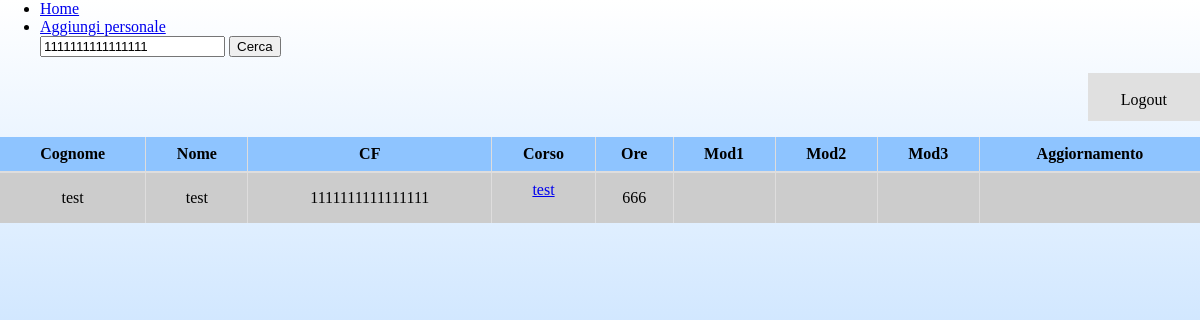
The page /DataView.php?src=1111111111111111 (signed in) on the database its author committed.
### tables this page shows
CREATE TABLE `corsi_personale` (
  `Id_Sede` int(11) NOT NULL,
  `Id_Personale` int(11) NOT NULL,
  `Id_Corso` varchar(10) NOT NULL,
  `Ore` int(11) DEFAULT NULL,
  `Mod1` date DEFAULT NULL,
  `Mod2` date DEFAULT NULL,
  `Mod3` date DEFAULT NULL,
  `Aggiornamento` date DEFAULT NULL,
  KEY `Link_Corsi_idx` (`Id_Corso`),
  KEY `Link_personale_idx` (`Id_Personale`),
  KEY `Link_Sedi_idx` (`Id_Sede`),
  CONSTRAINT `Link_Corsi` FOREIGN KEY (`Id_Corso`) REFERENCES `corsi` (`Id`) ON DELETE CASCADE ON UPDATE CASCADE,
  CONSTRAINT `Link_Sedi` FOREIGN KEY (`Id_Sede`) REFERENCES `sedi` (`id`) ON DELETE CASCADE ON UPDATE CASCADE,
  CONSTRAINT `Link_personale` FOREIGN KEY (`Id_Personale`) REFERENCES `personale` (`Id`) ON DELETE CASCADE ON UPDATE CASCADE
);

CREATE TABLE `personale` (
  `Id` int(11) NOT NULL AUTO_INCREMENT,
  `Cognome` varchar(45) DEFAULT NULL,
  `Nome` varchar(45) DEFAULT NULL,
  `DataNascita` date DEFAULT NULL,
  `ComuneNascita` varchar(45) DEFAULT NULL,
  `CF` varchar(20) DEFAULT NULL,
  PRIMARY KEY (`Id`),
  UNIQUE KEY `CF_UNIQUE` (`CF`)
);

### dbHandler.php (called while the page is built, shortened)
<?php
Class DbHandler {
  protected $conn;
  function __construct(){
    $this->servername = 'localhost';
    $this->username = 'root';
    $this->password = 'root';
    $this->dbName = 'corsisicurezzadb';
    try {
      $this->conn = new PDO("mysql:host=$this->servername;dbname=$this->dbName", $this->username, $this->password);
      $this->conn->setAttribute(PDO::ATTR_ERRMODE, PDO::ERRMODE_EXCEPTION);
    }
    catch(PDOException $e) {
      echo "Connection failed: " . $e->getMessage();
    }
  }
  public function query($query){
    try {
      $sth = $this->conn->prepare($query);
      $sth->execute();
      return $sth;
    }
    catch(PDOException $e){
      return null;
    }
  }
}
Class DataViewHandler extends DbHandler{
  private $x_pag;
  function __construct(){
    $search = $this->getSearchedText();
    $this->all_rows = $this->query($this->countQuery($search))->fetchColumn();
    $this->x_pag = $this->getRecordPerPag();
    $this->all_pages = ceil($this->all_rows / $this->x_pag);
  }
  public function buildQuery($searchText){
    $sql = "SELECT corsisicurezzadb.personale.Cognome, corsisicurezzadb.personale.Nome, corsisicurezzadb.personale.CF, corsisicurezzadb.corsi_personale.Id_Corso, corsisicurezzadb.corsi_personale.Ore, corsisicurezzadb.corsi_personale.Mod1, corsisicurezzadb.corsi_personale.Mod2, corsisicurezzadb.corsi_personale.Mod3, corsisicurezzadb.corsi_personale.Aggiornamento".
    " from corsi_personale, personale".
    " where corsisicurezzadb.corsi_personale.Id_Personale = corsisicurezzadb.personale.Id".
    " and ( personale.CF LIKE '%$searchText%'".
    " or personale.Cognome LIKE '%$searchText%'".
    " or personale.Nome LIKE '%$searchText%'".
    " or corsi_personale.Id_Corso LIKE '%$searchText%' )".
    " order by corsi_personale.Id_Corso";
    return $sql;
  }
  public function countQuery($searchText){
    $sql = "SELECT count(corsisicurezzadb.personale.Id)".
    " from corsi_personale, personale".
    " where corsisicurezzadb.corsi_personale.Id_Personale = corsisicurezzadb.personale.Id".
    " and ( personale.CF LIKE '%$searchText%'".
    " or personale.Cognome LIKE '%$searchText%'".
    " or personale.Nome LIKE '%$searchText%'".
    " or corsi_personale.Id_Corso LIKE '%$searchText%' )";
    return $sql;
  }
  public function getSearchedText(){
    return $_GET['src'];
  }
  public function getPag(){
    $pag = isset($_GET['pag']) ? $_GET['pag'] : 1;
    return $pag;
  }
  public function getRecordPerPag(){
    $x_pag = isset($_GET['rpp']) ? $_GET['rpp'] : 20;
    return $x_pag;
  }
  public function search(){
    $first = ($this->getPag()-1) * $this->x_pag;
    $sth = $this->query($this->buildQuery($this->getSearchedText()).' LIMIT '.$first.', '.$this->x_pag);
    $tab = [];
    while($r = $sth->fetch(PDO::FETCH_ASSOC))
      array_push($tab, $r);
    return $tab;
  }
}
Class UserHandler extends DbHandler{
  public function getAcLv(){
    return $_SESSION["accessLv"];
  }
}
?>

### DataView.php (the view, shortened to what this page needs)
<html>
<head>
    <link rel="stylesheet" type="text/css" href="css/style.css">
</head>
<body>
    <div class="">
        <div class="">
            <ul class="">
                <li>
                    <a href="index.html">Home</a>
                </li>
                <?php
                require_once('dbHandler.php');
                $u = new UserHandler();
                $lv = $u->getAcLv();
                if ($lv > 0)
                  echo '<li><a href="addPersonale.php">Aggiungi personale</a></li>';
                ?>
                <form action="DataView.php" method="get">
                    <input type="text" name="src" placeholder="Cerca" value="<?php echo (isset($_GET['src']))?$_GET['src']:''; ?>" class="searchbox" />
                    <input type="submit" value="Cerca" class="searchbtn" />
                </form>
            </ul>
            <ul class="logout-bar">
                <li>
                    <a href="LogoutResponse.php">Logout</a>
                </li>
            </ul>
        </div>
        <?php
        require_once('dbHandler.php');
        $dv_handler = new DataViewHandler();
        $pag = $dv_handler->getPag();
        $src = $dv_handler->getSearchedText();
        echo "<table class='table'>".
            "<thead>".
                "<tr>".
                  "<th scope='col'>Cognome</th>".
                  "<th scope='col'>Nome</th>".
                  "<th scope='col'>CF</th>".
                  "<th scope='col'>Corso</th>".
                  "<th scope='col'>Ore</th>".
                  "<th scope='col'>Mod1</th>".
                  "<th scope='col'>Mod2</th>".
                  "<th scope='col'>Mod3</th>".
                  "<th scope='col'>Aggiornamento</th>".
                "</tr>".
            "</thead>".
            "<tbody>";
              $i = 0;
        foreach ($dv_handler->search() as $record) {
          $i = $i + 1;
          echo "<tr>
                <td>".$record['Cognome']."</td>
                <td>".$record['Nome']."</td>
                <td>".$record['CF']."</td>
                <td>
                  <form id='".$i."' action='Corso_details.php' method='POST'>
                    <input type='hidden' name='corsoId' value='".$record['Id_Corso']."'/>
                    <input type='hidden' name='pag' value='".$pag."'/>
                    <input type='hidden' name='src' value='".$src."'/>
                    <input type='hidden' name='details' value='submit'/>".
                    '<a href="#" onclick="submit('.$i.');">'.$record['Id_Corso']."</a>
                  </form>
                </td>
                <td>".$record['Ore']."</td>
                <td>".$record['Mod1']."</td>
                <td>".$record['Mod2']."</td>
                <td>".$record['Mod3']."</td>
                <td>".$record['Aggiornamento']."</td>
              </tr>";
        }
        echo "</tbody>".
        "</table>";
      ?>
    </div>
</body>
</html>

### css/style.css (style rules this page uses)
* { box-sizing: border-box; }
body { margin: 0; background: linear-gradient(to top,#8ec4ff,#ffffff); }
.logout-bar { list-style-type: none; display: inline-block; margin-top: 0; padding: 0; overflow: hidden; background: #e0e0e0; color: black; height: 6%; width: auto; float: right; text-align: center; }
.logout-bar li { float: inherit; border-right: 2px solid #8b8b8b; height: 50px; text-align: center; width: auto; padding: 18px; }
.logout-bar li:last-child { border-right: none; }
.logout-bar li a { color: black; text-align: center; padding: 15; text-decoration: none; }
.table { width: 100%; border-collapse: collapse; background-color: #cccccc; color: black; }
.table thead { background: #8ec4ff; border-bottom: 2px solid #dedddd; }
.table th[scope=col] { border-right: 1px solid #dedddd; padding: 8px; text-align: center; vertical-align: middle; }
.table th[scope=col]:last-child { border-right: none; }
.table tr { border-bottom: 2px solid #dedddd; }
.table tbody tr:last-child { border-bottom: none; }
.table td { padding: 8px; border-left: 1px solid #dedddd; text-align: center; vertical-align: middle; }
.table td:first-child { border-left: none; }

### rows shown on the page
corsi_personale: Id_Personale.Cognome "test", Id_Personale.Nome "test", Id_Personale.CF "1111111111111111", Id_Corso "test", Ore "666"
